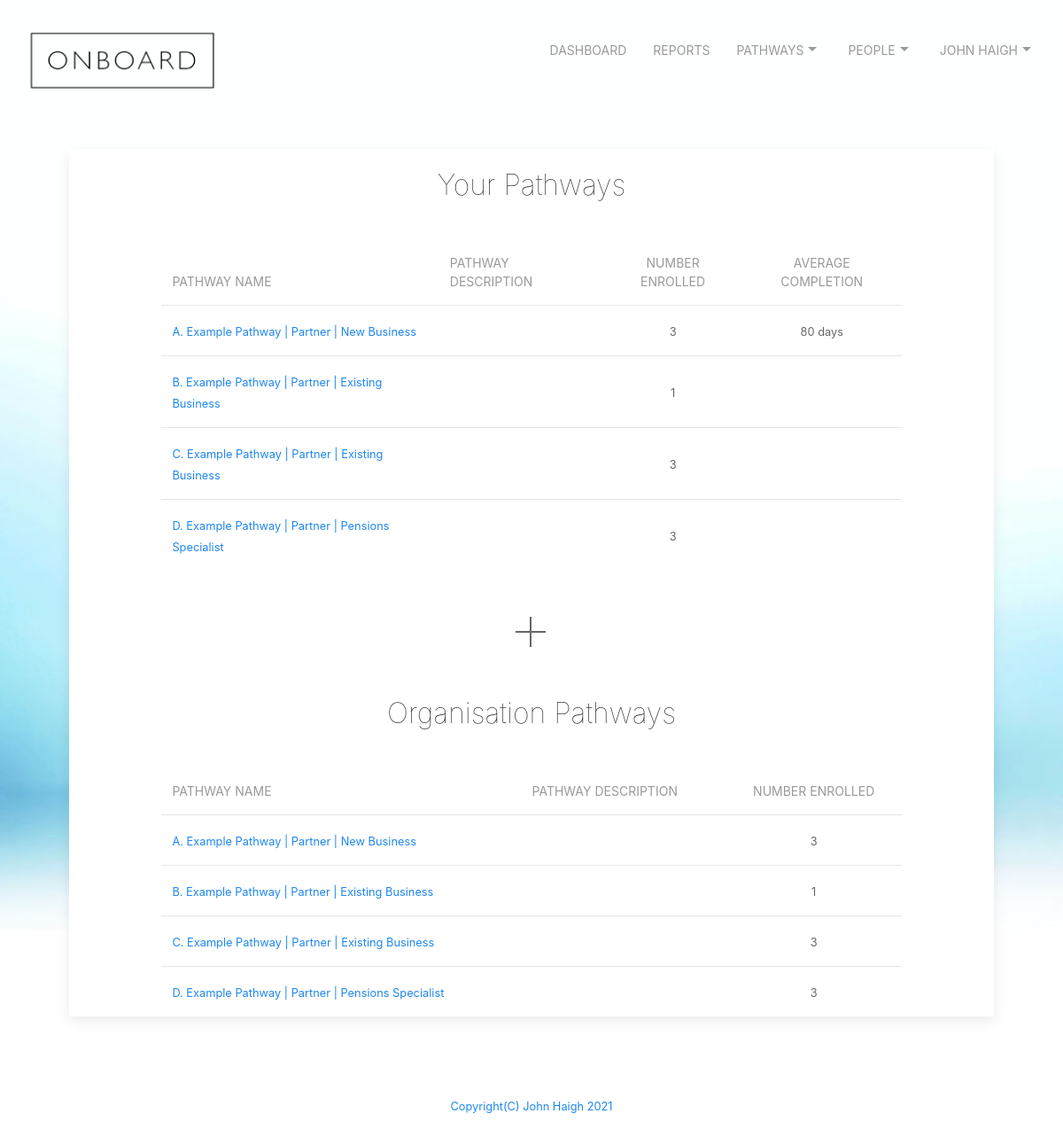
The app's page /pathways (signed in) with its own data.
### tables this page shows
CREATE TABLE "pathways" (
	"id"	integer NOT NULL,
	"pathwayName"	text NOT NULL,
	"pathwayDescription"	text NOT NULL,
	"share"	text NOT NULL,
	"email"	text NOT NULL,
	"companymail"	text NOT NULL,
	"enrolled"	integer,
	"appointmentstage"	text,
	"averagetimecompletion"	int,
	"numbercompleted"	INTEGER,
	PRIMARY KEY("id")
);

### app.py (the view)
@app.route("/pathways", methods=["GET", "POST"])
@login_required
def pathways():
    if request.method == "GET":
        db = SQL("sqlite:///onboard.db")
        info = db.execute("SELECT * FROM users WHERE id = ?", session["user_id"])
        username = info[0]['email']
        firstname = info[0]['firstname']
        lastname = info[0]['lastname']
        company = info[0]['company']
        email = info[0]['email']
        companymail = info[0]['companymail']
        fullname = firstname + ' ' + lastname
        pathways = db.execute("SELECT * FROM pathways WHERE email = ? ORDER BY pathwayName", email)
        companypathways = db.execute("SELECT * from pathways WHERE email = (SELECT email FROM users WHERE companymail = ? AND company = ?)", companymail, company)
        print(companypathways)
        return render_template("pathways.html", firstname = firstname, company=company, FullName = fullname, pathways = pathways, companypathways = companypathways)

### app.py (called while the page is built)
@app.after_request
def after_request(response):
    response.headers["Cache-Control"] = "no-cache, no-store, must-revalidate"
    response.headers["Expires"] = 0
    response.headers["Pragma"] = "no-cache"
    return response

def login_required(f):
    @wraps(f)
    def decorated_function(*args, **kwargs):
        if session.get("user_id") is None:
            return redirect("/login")
        return f(*args, **kwargs)
    return decorated_function

### templates/pathways.html (shortened to what this page needs)
{% extends "layout.html" %}
{% block main %}
  <div class="uk-card uk-card-default uk-card-small">
    <div class="uk-text-center uk-card-body">
      <h2 class="uk-text uk-text-lighter">Your Pathways</h2>
    </div>
    <table class="uk-table uk-table-middle uk-table-divider" id="width">
      <thead>
        <tr>
          <th class="uk-table-small">Pathway Name</th>
          <th class="uk-table-expand">Pathway Description</th>
          <th class="uk-table-small" style="text-align: center; vertical-align: middle;">Number Enrolled</th>
          <th class="uk-table-small" style="text-align: center; vertical-align: middle;">Average Completion</th>
        </tr>
      </thead>
      <tbody>
        {% for pathway in pathways %}
        <tr>
          <td><small><a href="/viewpathway?name={{pathway["pathwayName"]}}">{{ pathway["pathwayName"] }}</a></small></td>
          <td><small>{{ pathway["pathwayDescription"] }}</small></td>
          <td style="text-align: center; vertical-align: middle;"><small>{{ pathway["enrolled"] }}</small></td>
          {% if pathway["averagetimecompletion"] > 0 %}
          <td style="text-align: center; vertical-align: middle;"><small>{{ pathway["averagetimecompletion"] }} days</small></td>
          {% endif %}
        </tr>
        {% endfor %}
      </tbody>
    </table>
    <div id="center">
      <a href="/newpathway" uk-icon="icon: plus; ratio: 2"></a>
    </div>
    <table class="uk-table uk-table-middle uk-table-divider uk-padding-small" id="width">
      <thead>
        <tr>
          <th class="uk-table-small">Pathway Name</th>
          <th class="uk-table-expand">Pathway Description</th>
          <th class="uk-table-small" style="text-align: center; vertical-align: middle;">Number Enrolled</th>
        </tr>
      </thead>
      <tbody>
        <div class="uk-text-center uk-card-body">
          <h2 class="uk-text uk-text-lighter">Organisation Pathways</h2>
        </div>
        {% for companypathways in companypathways %}
        <tr>
          <td><small><a href="/viewpathway?name={{companypathways["pathwayName"]}}">{{ companypathways["pathwayName"] }}</a></small></td>
          <td><small>{{ companypathways["pathwayDescription"] }}</small></td>
          <td style="text-align: center; vertical-align: middle;"><small>{{ companypathways["enrolled"] }}</small></td>
        </tr>
        {% endfor %}
      </tbody>
    </table>
</div>
{% endblock %}

### static/styles.css (style rules this page uses)
#center { margin-left: auto; margin-right: auto; text-align: center; padding: 30px; }
#width { margin-left: auto; margin-right: auto; width: 80%; padding: 20px; }
body { border-color: coral; }
body { background-image: url("images/onboard_homepage_background_1400x933px.jpg"); background-repeat: repeat; background-size: cover; background-color: #464646; height: 200vh; }

### records on screen
pathways: pathwayName "A. Example Pathway | Partner | New Business", enrolled "3", averagetimecompletion "80"
pathways: pathwayName "B. Example Pathway | Partner | Existing Business", enrolled "1"
pathways: pathwayName "C. Example Pathway | Partner | Existing Business", enrolled "3"
pathways: pathwayName "D. Example Pathway | Partner | Pensions Specialist", enrolled "3"

### other values on screen
{{ FullName }} "JOHN HAIGH"
